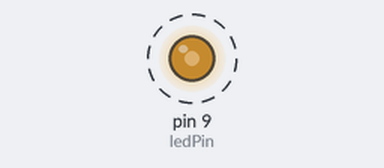
Recording of a sketch running on a simulated Arduino Uno, built with avr-gcc and run on an emulated ATmega328P. On the bench: output pins drawn as LEDs (lit = HIGH). Dashed ring = blinking.

Above: at 0.05 s.
Timing chart, 0 to 4.6 s (numbered marks = the images above):
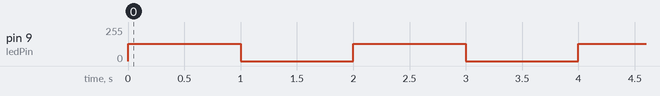

Measured:
- by itself, pin 9 (ledPin): alternates 128/255 for 1.0 s and 0/255 for 1.0 s

The sketch:

Praktikum_1.ino
```cpp
// Pin yang digunakan untuk mengontrol LED
const int ledPin = 9;

void setup() {
  // Mengatur pin LED sebagai OUTPUT
  pinMode(ledPin, OUTPUT);
}

void loop() {
  // Mengatur tingkat kecerahan LED dengan modulasi lebar pulsa (PWM)
  analogWrite(ledPin, 128); // Nilai 128 menghasilkan kecerahan setengah
  delay(1000); // Menunggu selama 1 detik

  analogWrite(ledPin, 0); // Mematikan LED
  delay(1000); // Menunggu selama 1 detik
}
```
